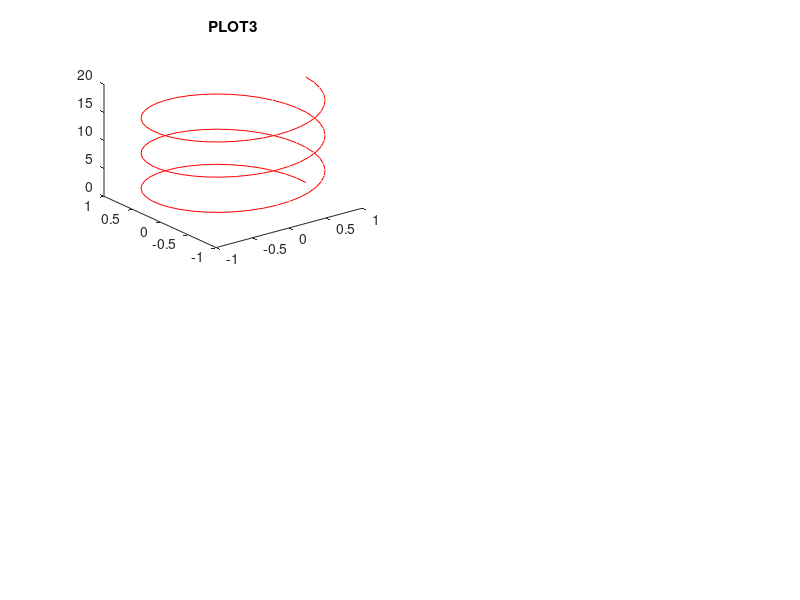

Write the MATLAB code that produced this figure. (Note: this script raises an error after producing the figure.)
x=[-3:0.4:3]; y=x;
close
subplot(2,2,1)
figure(gcf), fi=[0:pi/20:6*pi];
plot3(cos(fi),sin(fi),fi,'r'), title ('PLOT3')
[X,Y]=meshgrid(x,y);
Z=test3d(X,Y);
subplot(2,2,2)
figure(gcf), mesh(Z), title ('MESH')
subplot(2,2,3)
figure(gcf), surf(Z), title ('SURF')
subplot(2,2,4)
figure(gcf), contour3(Z,16), title ('CONTOUR3')


